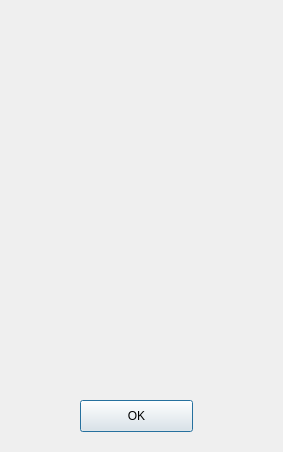
<?xml version="1.0" encoding="UTF-8"?>
<ui version="4.0">
 <class>HighScoresDialog</class>
 <widget class="QDialog" name="HighScoresDialog">
  <property name="geometry">
   <rect>
    <x>0</x>
    <y>0</y>
    <width>283</width>
    <height>452</height>
   </rect>
  </property>
  <property name="windowTitle">
   <string>Dialog</string>
  </property>
  <widget class="QLabel" name="label">
   <property name="geometry">
    <rect>
     <x>20</x>
     <y>30</y>
     <width>241</width>
     <height>51</height>
    </rect>
   </property>
   <property name="text">
    <string/>
   </property>
   <property name="alignment">
    <set>Qt::AlignCenter</set>
   </property>
  </widget>
  <widget class="QLabel" name="label_1">
   <property name="geometry">
    <rect>
     <x>109</x>
     <y>100</y>
     <width>161</width>
     <height>20</height>
    </rect>
   </property>
   <property name="text">
    <string/>
   </property>
   <property name="alignment">
    <set>Qt::AlignLeading|Qt::AlignLeft|Qt::AlignVCenter</set>
   </property>
  </widget>
  <widget class="QLabel" name="label_2">
   <property name="geometry">
    <rect>
     <x>110</x>
     <y>130</y>
     <width>141</width>
     <height>20</height>
    </rect>
   </property>
   <property name="text">
    <string/>
   </property>
  </widget>
  <widget class="QLabel" name="label_3">
   <property name="geometry">
    <rect>
     <x>110</x>
     <y>160</y>
     <width>131</width>
     <height>20</height>
    </rect>
   </property>
   <property name="text">
    <string/>
   </property>
  </widget>
  <widget class="QLabel" name="label_4">
   <property name="geometry">
    <rect>
     <x>109</x>
     <y>190</y>
     <width>141</width>
     <height>20</height>
    </rect>
   </property>
   <property name="text">
    <string/>
   </property>
  </widget>
  <widget class="QLabel" name="label_5">
   <property name="geometry">
    <rect>
     <x>109</x>
     <y>220</y>
     <width>131</width>
     <height>20</height>
    </rect>
   </property>
   <property name="text">
    <string/>
   </property>
  </widget>
  <widget class="QLabel" name="label_6">
   <property name="geometry">
    <rect>
     <x>110</x>
     <y>250</y>
     <width>131</width>
     <height>20</height>
    </rect>
   </property>
   <property name="text">
    <string/>
   </property>
  </widget>
  <widget class="QLabel" name="label_7">
   <property name="geometry">
    <rect>
     <x>110</x>
     <y>280</y>
     <width>131</width>
     <height>20</height>
    </rect>
   </property>
   <property name="text">
    <string/>
   </property>
  </widget>
  <widget class="QLabel" name="label_8">
   <property name="geometry">
    <rect>
     <x>110</x>
     <y>310</y>
     <width>131</width>
     <height>20</height>
    </rect>
   </property>
   <property name="text">
    <string/>
   </property>
  </widget>
  <widget class="QLabel" name="label_9">
   <property name="geometry">
    <rect>
     <x>110</x>
     <y>340</y>
     <width>131</width>
     <height>20</height>
    </rect>
   </property>
   <property name="text">
    <string/>
   </property>
  </widget>
  <widget class="QLabel" name="label_10">
   <property name="geometry">
    <rect>
     <x>110</x>
     <y>370</y>
     <width>131</width>
     <height>20</height>
    </rect>
   </property>
   <property name="text">
    <string/>
   </property>
  </widget>
  <widget class="QPushButton" name="pushButton">
   <property name="geometry">
    <rect>
     <x>80</x>
     <y>400</y>
     <width>113</width>
     <height>32</height>
    </rect>
   </property>
   <property name="text">
    <string>OK</string>
   </property>
  </widget>
 </widget>
 <resources/>
 <connections/>
</ui>
